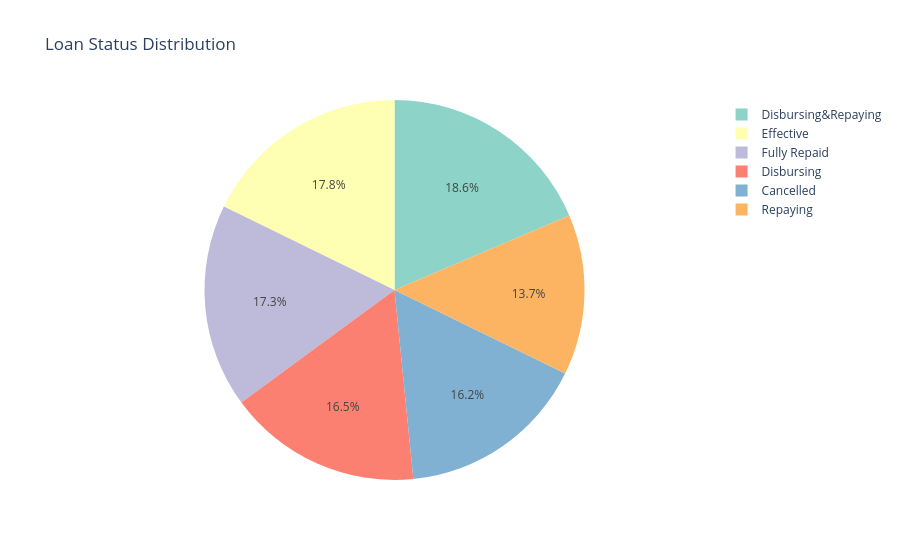
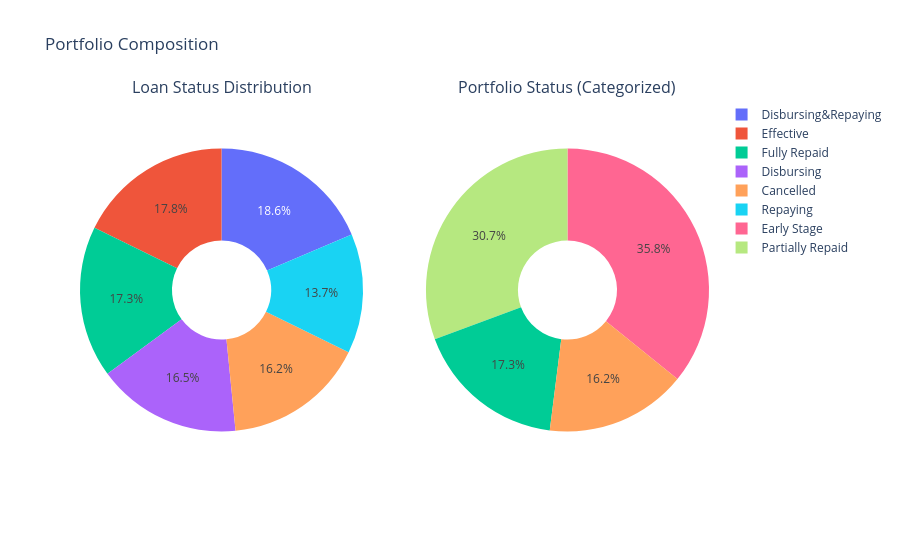
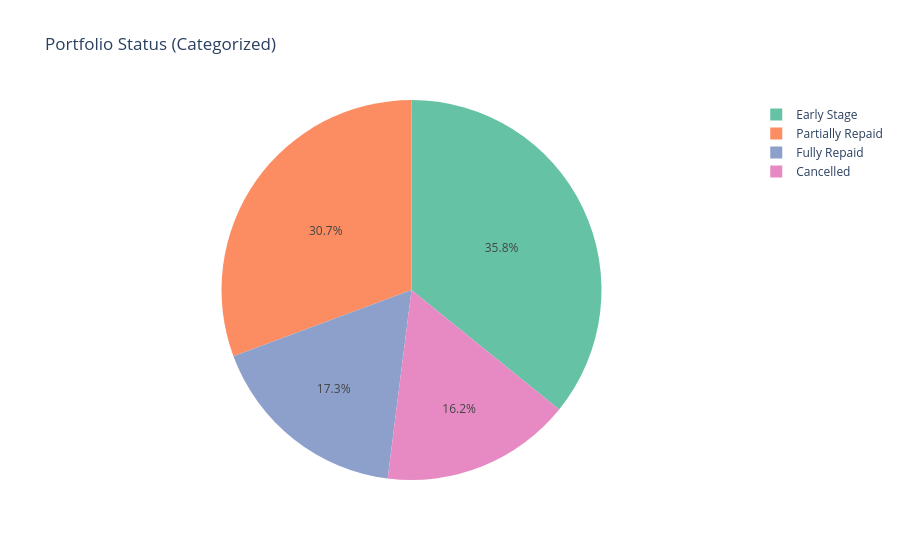
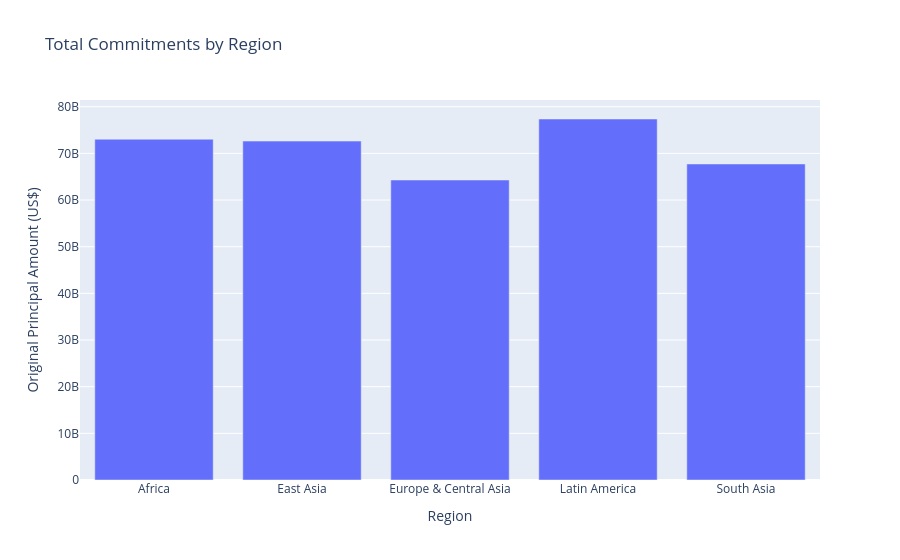

Here is the notebook cell these charts were saved with, in order:
### Code cell
import os
import sys
from pathlib import Path

import pandas as pd
import plotly.express as px
import plotly.graph_objects as go
from plotly.subplots import make_subplots
import plotly.io as pio

if 'vscode' in pio.renderers:
    pio.renderers.default = 'vscode'
else:
    pio.renderers.default = 'notebook'

cwd = Path.cwd().resolve()
repo_candidates = [cwd, *cwd.parents]
repo_root = next((p for p in repo_candidates if (p / 'src').exists() and (p / 'data').exists()), cwd)
if str(repo_root) not in sys.path:
    sys.path.insert(0, str(repo_root))

clean_path = repo_root / 'data' / 'processed' / 'ibrd_clean.csv'
if not clean_path.exists():
    from src.data_pipeline.silver_layer import clean_ibrd_data
    clean_ibrd_data(
        raw_path=repo_root / 'data' / 'raw' / 'ibrd_synthetic.csv',
        silver_path=clean_path,
    )

df = pd.read_csv(clean_path)

output_dir = repo_root / 'notebooks' / 'exports'
output_dir.mkdir(parents=True, exist_ok=True)


def show_and_save(fig, filename):
    fig.show(renderer='vscode')
    try:
        export_path = output_dir / f'{filename}.png'
        fig.write_image(export_path, width=1400, height=900, scale=2)
        print(f'Saved chart: {export_path}')
    except Exception as exc:
        print(f'PNG export skipped: {exc}')

print('=' * 50)
print('IBRD LOAN PORTFOLIO SUMMARY')
print('=' * 50)

total_commitments = df['Original Principal Amount (US$)'].sum()
total_disbursed = df['Disbursed Amount (US$)'].sum()
total_repaid = df['Repaid to IBRD (US$)'].sum()
total_outstanding = df['Due to IBRD (US$)'].sum()
print(f'Total Commitments: ${total_commitments:,.0f}')
print(f'Total Disbursed: ${total_disbursed:,.0f}')
print(f'Total Repaid: ${total_repaid:,.0f}')
print(f'Total Outstanding: ${total_outstanding:,.0f}')
print(f'Disbursement Rate: {(total_disbursed / total_commitments * 100):.1f}%')

fig1 = px.pie(df, names='Loan Status', title='Loan Status Distribution', color_discrete_sequence=px.colors.qualitative.Set3)
show_and_save(fig1, 'loan_status_distribution')

status_fig = make_subplots(rows=1, cols=2, specs=[[{'type': 'pie'}, {'type': 'pie'}]], subplot_titles=('Loan Status Distribution', 'Portfolio Status (Categorized)'))
status_fig.add_trace(go.Pie(labels=df['Loan Status'], hole=0.35, hovertemplate='Loan Status=%{label}<extra></extra>'), row=1, col=1)
status_fig.add_trace(go.Pie(labels=df['portfolio_status'], hole=0.35, hovertemplate='Portfolio Status=%{label}<extra></extra>'), row=1, col=2)
status_fig.update_layout(title_text='Portfolio Composition', template='plotly_white')
show_and_save(status_fig, 'portfolio_composition')

fig2 = px.pie(df, names='portfolio_status', title='Portfolio Status (Categorized)', color_discrete_sequence=px.colors.qualitative.Set2)
show_and_save(fig2, 'portfolio_status_distribution')

fig3 = px.bar(df.groupby('Region')['Original Principal Amount (US$)'].sum().reset_index(), x='Region', y='Original Principal Amount (US$)', title='Total Commitments by Region')
show_and_save(fig3, 'regional_commitments')

### Figure 1 — Plotly figure (JSON) as saved in the notebook; plotly's stock layout.template omitted (floating-point values rounded to 4 significant figures; data arrays with more than 128 entries replaced by an {"elided": "..."} marker saying what was removed)
{"data": [{"domain": {"x": [0, 1], "y": [0, 1]}, "hovertemplate": "Loan Status=%{label}<extra></extra>", "labels": {"elided": "1200 str values"}, "legendgroup": "", "name": "", "showlegend": true, "type": "pie"}], "layout": {"legend": {"tracegroupgap": 0}, "piecolorway": ["rgb(141,211,199)", "rgb(255,255,179)", "rgb(190,186,218)", "rgb(251,128,114)", "rgb(128,177,211)", "rgb(253,180,98)", "rgb(179,222,105)", "rgb(252,205,229)", "rgb(217,217,217)", "rgb(188,128,189)", "rgb(204,235,197)", "rgb(255,237,111)"], "title": {"text": "Loan Status Distribution"}}}

### Figure 2 — Plotly figure (JSON) as saved in the notebook; plotly's stock layout.template omitted (floating-point values rounded to 4 significant figures; data arrays with more than 128 entries replaced by an {"elided": "..."} marker saying what was removed)
{"data": [{"domain": {"x": [0, 0.45], "y": [0, 1]}, "hole": 0.35, "hovertemplate": "Loan Status=%{label}<extra></extra>", "labels": {"elided": "1200 str values"}, "type": "pie"}, {"domain": {"x": [0.55, 1], "y": [0, 1]}, "hole": 0.35, "hovertemplate": "Portfolio Status=%{label}<extra></extra>", "labels": {"elided": "1200 str values"}, "type": "pie"}], "layout": {"annotations": [{"font": {"size": 16}, "showarrow": false, "text": "Loan Status Distribution", "x": 0.225, "xanchor": "center", "xref": "paper", "y": 1, "yanchor": "bottom", "yref": "paper"}, {"font": {"size": 16}, "showarrow": false, "text": "Portfolio Status (Categorized)", "x": 0.775, "xanchor": "center", "xref": "paper", "y": 1, "yanchor": "bottom", "yref": "paper"}], "title": {"text": "Portfolio Composition"}}}

### Figure 3 — Plotly figure (JSON) as saved in the notebook; plotly's stock layout.template omitted (floating-point values rounded to 4 significant figures; data arrays with more than 128 entries replaced by an {"elided": "..."} marker saying what was removed)
{"data": [{"domain": {"x": [0, 1], "y": [0, 1]}, "hovertemplate": "portfolio_status=%{label}<extra></extra>", "labels": {"elided": "1200 str values"}, "legendgroup": "", "name": "", "showlegend": true, "type": "pie"}], "layout": {"legend": {"tracegroupgap": 0}, "piecolorway": ["rgb(102,194,165)", "rgb(252,141,98)", "rgb(141,160,203)", "rgb(231,138,195)", "rgb(166,216,84)", "rgb(255,217,47)", "rgb(229,196,148)", "rgb(179,179,179)"], "title": {"text": "Portfolio Status (Categorized)"}}}

### Figure 4 — Plotly figure (JSON) as saved in the notebook; plotly's stock layout.template omitted (floating-point values rounded to 4 significant figures)
{"data": [{"hovertemplate": "Region=%{x}<br>Original Principal Amount (US$)=%{y}<extra></extra>", "legendgroup": "", "marker": {"color": "#636efa", "pattern": {"shape": ""}}, "name": "", "orientation": "v", "showlegend": false, "textposition": "auto", "type": "bar", "x": ["Africa", "East Asia", "Europe & Central Asia", "Latin America", "South Asia"], "xaxis": "x", "y": [73030000000.0, 72630000000.0, 64290000000.0, 77360000000.0, 67720000000.0], "yaxis": "y"}], "layout": {"barmode": "relative", "legend": {"tracegroupgap": 0}, "title": {"text": "Total Commitments by Region"}, "xaxis": {"anchor": "y", "domain": [0, 1], "title": {"text": "Region"}}, "yaxis": {"anchor": "x", "domain": [0, 1], "title": {"text": "Original Principal Amount (US$)"}}}}
